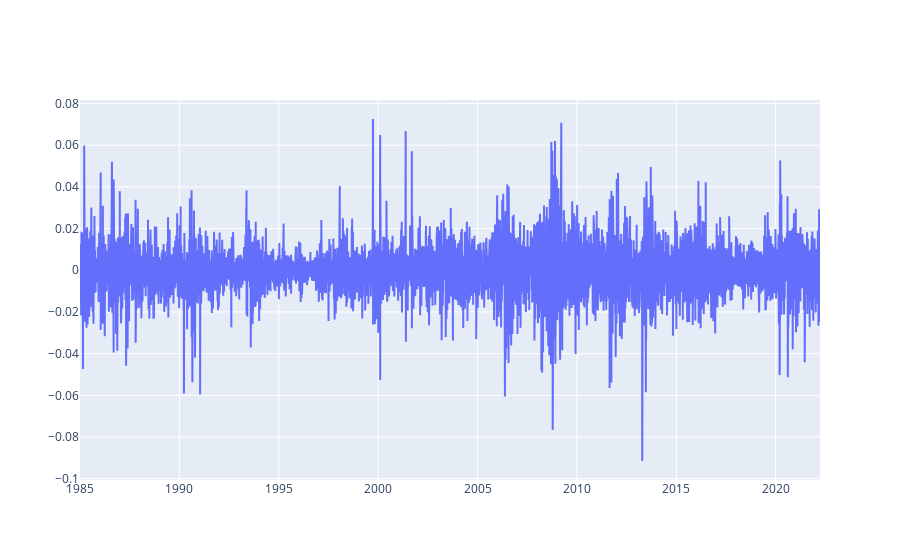

Here is the notebook cell this chart was saved with:
### Code cell
fig = go.Figure([go.Scatter(x=dailypct['Date'], y=dailypct['USD_pct'])])
fig.show()

### Figure 1 — Plotly figure (JSON) as saved in the notebook; plotly's stock layout.template omitted (floating-point values rounded to 4 significant figures; data arrays with more than 128 entries replaced by an {"elided": "..."} marker saying what was removed)
{"data": [{"type": "scatter", "x": {"elided": "9714 str values"}, "y": {"elided": "9714 float values"}}], "layout": {}}
